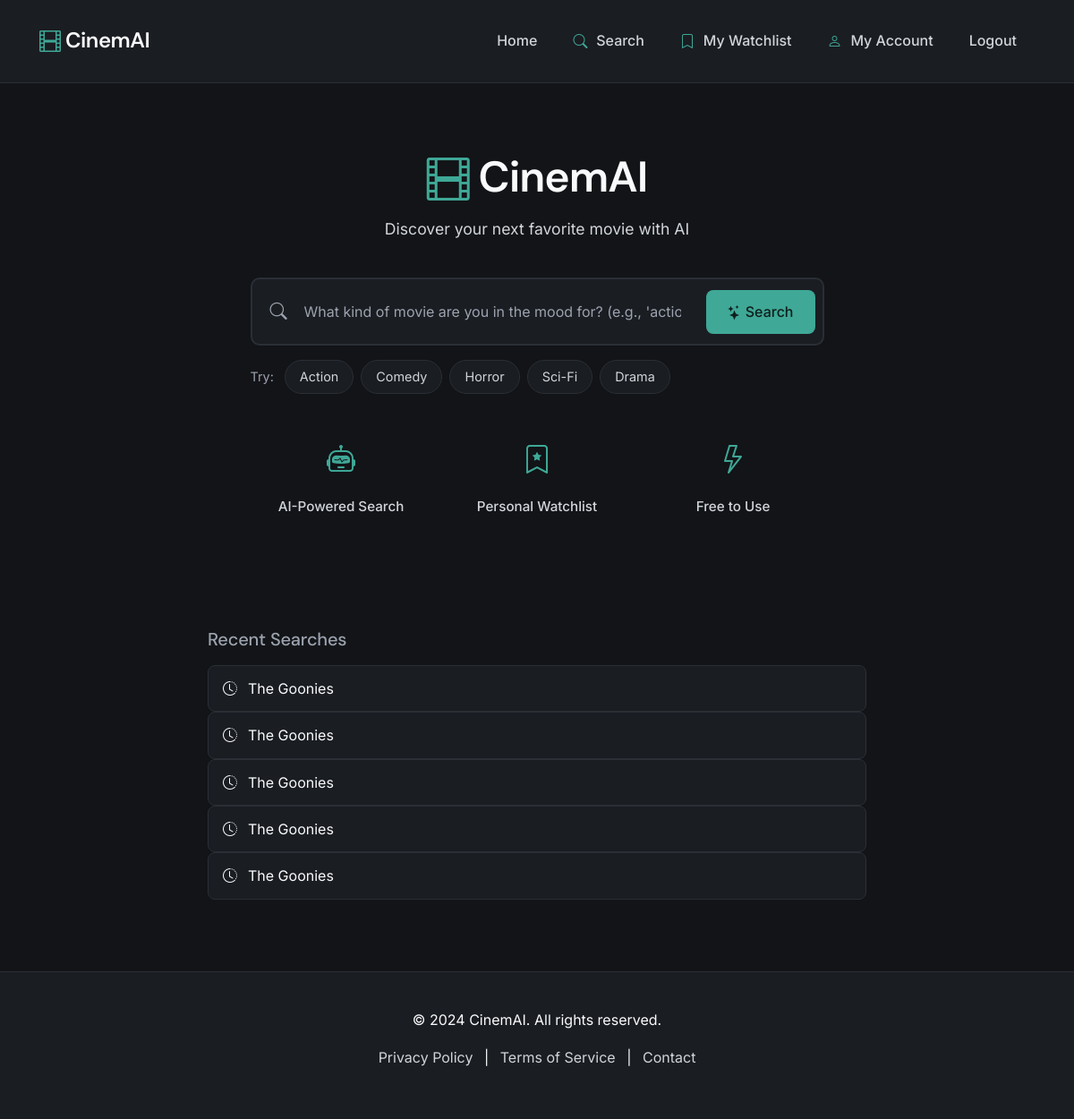
Screenshot of / (signed in) with the database file from the repository.
### cinemai/models.py (models this page shows, shortened)
class SearchHistory(models.Model):
    user = models.ForeignKey(User, on_delete=models.CASCADE, related_name='search_history')
    query = models.CharField(max_length=255)
    genre = models.CharField(max_length=100, blank=True)
    created_at = models.DateTimeField(auto_now_add=True)
    class Meta:
        ordering = ['-created_at']
        verbose_name_plural = 'Search histories'

### cinemai/views.py (the view)
# urls.py: path('', views.home, name='home'),
def home(request):
    context = {
        'user': request.user,
    }
    return render(request, 'cinemai/home.html', context)

### cinemai/templates/cinemai/home.html (shortened to what this page needs)
{% extends 'cinemai/base.html' %}
{% block content %}
<div class="hero-section-simple">
    <div class="container">
        <div class="row justify-content-center">
            <div class="col-lg-8 col-xl-7">
                <div class="text-center mb-4">
                    <h1 class="brand-title">
                        <i class="bi bi-film"></i> CinemAI
                    </h1>
                    <p class="brand-subtitle">Discover your next favorite movie with AI</p>
                </div>
                <div class="search-container">
                    <form method="post" action="{% url 'search' %}">
                        <div class="search-input-wrapper">
                            <i class="bi bi-search search-icon"></i>
                            <input
                                type="text"
                                class="form-control search-input"
                                name="search_query"
                                placeholder="What kind of movie are you in the mood for? (e.g., 'action movies with strong female leads')"
                                required
                                autofocus
                            >
                            <button type="submit" class="btn btn-primary search-btn">
                                <i class="bi bi-stars"></i> Search
                            </button>
                        </div>
                        <div class="genre-chips mt-3">
                            <span class="chip-label">Try:</span>
                            <button type="submit" name="search_query" value="action thriller movies" class="genre-chip">Action</button>
                            <button type="submit" name="search_query" value="romantic comedy movies" class="genre-chip">Comedy</button>
                            <button type="submit" name="search_query" value="horror movies" class="genre-chip">Horror</button>
                            <button type="submit" name="search_query" value="sci-fi movies" class="genre-chip">Sci-Fi</button>
                            <button type="submit" name="search_query" value="drama movies" class="genre-chip">Drama</button>
                        </div>
                    </form>
                </div>
                <div class="features-simple mt-5">
                    <div class="row g-3 text-center">
                        <div class="col-md-4">
                            <i class="bi bi-robot feature-icon"></i>
                            <p class="feature-text">AI-Powered Search</p>
                        </div>
                        <div class="col-md-4">
                            <i class="bi bi-bookmark-star feature-icon"></i>
                            <p class="feature-text">Personal Watchlist</p>
                        </div>
                        <div class="col-md-4">
                            <i class="bi bi-lightning feature-icon"></i>
                            <p class="feature-text">Free to Use</p>
                        </div>
                    </div>
                </div>
            </div>
        </div>
    </div>
</div>
{% if user.is_authenticated %}
<div class="container mt-5">
    <div class="row justify-content-center">
        <div class="col-lg-8">
            <h5 class="text-muted mb-3">Recent Searches</h5>
            <div class="recent-searches">
                {% if user.search_history.all|slice:":5" %}
                    {% for search in user.search_history.all|slice:":5" %}
                        <a href="{% url 'search' %}?q={{ search.query }}" class="recent-search-item">
                            <i class="bi bi-clock-history"></i> {{ search.query }}
                        </a>
                    {% endfor %}
                {% else %}
                    <p class="text-muted small">Your search history will appear here</p>
                {% endif %}
            </div>
        </div>
    </div>
</div>
{% endif %}
{% endblock %}

### static/css/style.css (style rules this page uses)
:root { --bg-primary: #121417; --bg-surface: #1A1D22; --text-primary: #F9FAFB; --text-secondary: #D1D5DB; --text-muted: #9CA3AF; --accent: #3FA897; --accent-hover: #359680; --border-subtle: #2A2F36; --error: #EF4444; --success: #10B981; --warning: #F59E0B; }
* { box-sizing: border-box; }
body { margin: 0; background: var(--bg-primary); color: var(--text-primary); font-family: "Inter", system-ui, -apple-system, sans-serif; line-height: 1.65; min-height: 100vh; }
h1, h2, h3, h4, h5, h6 { font-family: "DM Sans", system-ui, sans-serif; font-weight: 500; letter-spacing: -0.01em; line-height: 1.3; color: var(--text-secondary); }
.btn-primary { background: var(--accent); color: #0F1F1B; border: none; border-radius: 8px; padding: 0.75rem 1.5rem; font-weight: 500; font-family: "Inter", sans-serif; transition: all 0.2s ease; }
.form-control { background-color: var(--bg-surface); border: 1px solid var(--border-subtle); color: var(--text-primary); border-radius: 8px; padding: 0.75rem 1rem; font-family: "Inter", sans-serif; transition: all 0.2s ease; }
.form-control::placeholder { color: var(--text-muted); }
.hero-section-simple { min-height: 70vh; display: flex; align-items: center; padding: 4rem 0; }
.brand-title { font-family: "DM Sans", sans-serif; font-size: 3rem; font-weight: 600; margin-bottom: 0.5rem; color: var(--text-primary); letter-spacing: -0.02em; }
.brand-title i { color: var(--accent); }
.brand-subtitle { font-size: 1.1rem; color: var(--text-secondary); margin-bottom: 2rem; }
.search-container { margin-top: 2.5rem; }
.search-input-wrapper { position: relative; display: flex; align-items: center; background: var(--bg-surface); border: 2px solid var(--border-subtle); border-radius: 10px; padding: 8px; transition: all 0.2s ease; }
.search-icon { position: absolute; left: 20px; color: var(--text-muted); font-size: 1.2rem; pointer-events: none; }
.search-input { flex: 1; background: transparent; border: none; color: var(--text-primary); font-size: 1rem; padding: 16px 20px 16px 50px; outline: none; font-family: "Inter", sans-serif; }
.search-input::placeholder { color: var(--text-muted); }
.search-btn { border-radius: 8px; padding: 12px 24px; font-weight: 500; white-space: nowrap; margin-left: 8px; }
.genre-chips { display: flex; align-items: center; gap: 8px; flex-wrap: wrap; margin-top: 1rem; }
.chip-label { color: var(--text-muted); font-size: 0.9rem; margin-right: 4px; }
.genre-chip { background: var(--bg-surface); border: 1px solid var(--border-subtle); color: var(--text-secondary); padding: 6px 16px; border-radius: 20px; font-size: 0.9rem; transition: all 0.2s ease; cursor: pointer; font-family: "Inter", sans-serif; }
.features-simple { margin-top: 3rem; }
.feature-icon { font-size: 2rem; color: var(--accent); margin-bottom: 0.75rem; display: block; }
.feature-text { color: var(--text-secondary); font-size: 0.95rem; margin: 0; font-weight: 500; }
.text-muted { color: var(--text-muted) !important; }
a { color: var(--accent); text-decoration: none; transition: color 0.2s ease; }
.bi { vertical-align: middle; }
.recent-search-item { background: var(--bg-surface); padding: 12px 16px; border-radius: 8px; color: var(--text-primary); text-decoration: none; transition: all 0.2s ease; display: flex; align-items: center; gap: 12px; border: 1px solid var(--border-subtle); }
body { animation: fadeIn 0.3s ease; }

### rows the page displays
SearchHistory: query "The Goonies"
SearchHistory: query "The Goonies"
SearchHistory: query "The Goonies"
SearchHistory: query "The Goonies"
SearchHistory: query "The Goonies"
